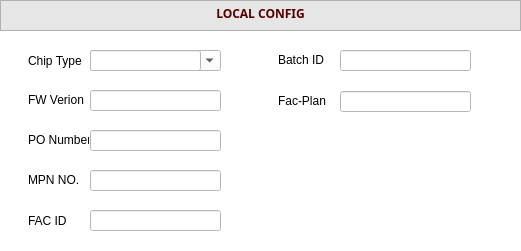
       <widget class="QWidget" name="wgLocalConfig" native="true">
        <property name="enabled">
         <bool>true</bool>
        </property>
        <property name="geometry">
         <rect>
          <x>20</x>
          <y>17</y>
          <width>521</width>
          <height>251</height>
         </rect>
        </property>
        <property name="autoFillBackground">
         <bool>false</bool>
        </property>
        <property name="styleSheet">
         <string notr="true">background-color: rgb(255, 255, 255);
border-color: rgb(0, 0, 0);</string>
        </property>
        <widget class="QLabel" name="label_23">
         <property name="geometry">
          <rect>
           <x>28</x>
           <y>160</y>
           <width>61</width>
           <height>39</height>
          </rect>
         </property>
         <property name="sizePolicy">
          <sizepolicy hsizetype="Fixed" vsizetype="Preferred">
           <horstretch>0</horstretch>
           <verstretch>0</verstretch>
          </sizepolicy>
         </property>
         <property name="text">
          <string>MPN NO.</string>
         </property>
        </widget>
        <widget class="QLineEdit" name="leMPNNo">
         <property name="geometry">
          <rect>
           <x>90</x>
           <y>170</y>
           <width>131</width>
           <height>21</height>
          </rect>
         </property>
         <property name="text">
          <string/>
         </property>
         <property name="maxLength">
          <number>10</number>
         </property>
        </widget>
        <widget class="QLabel" name="label_25">
         <property name="geometry">
          <rect>
           <x>28</x>
           <y>201</y>
           <width>61</width>
           <height>39</height>
          </rect>
         </property>
         <property name="sizePolicy">
          <sizepolicy hsizetype="Fixed" vsizetype="Preferred">
           <horstretch>0</horstretch>
           <verstretch>0</verstretch>
          </sizepolicy>
         </property>
         <property name="text">
          <string>FAC ID</string>
         </property>
        </widget>
        <widget class="QLabel" name="label_20">
         <property name="geometry">
          <rect>
           <x>28</x>
           <y>41</y>
           <width>61</width>
           <height>39</height>
          </rect>
         </property>
         <property name="sizePolicy">
          <sizepolicy hsizetype="Fixed" vsizetype="Preferred">
           <horstretch>0</horstretch>
           <verstretch>0</verstretch>
          </sizepolicy>
         </property>
         <property name="text">
          <string>Chip Type</string>
         </property>
        </widget>
        <widget class="QLabel" name="label_22">
         <property name="geometry">
          <rect>
           <x>28</x>
           <y>120</y>
           <width>61</width>
           <height>39</height>
          </rect>
         </property>
         <property name="sizePolicy">
          <sizepolicy hsizetype="Fixed" vsizetype="Preferred">
           <horstretch>0</horstretch>
           <verstretch>0</verstretch>
          </sizepolicy>
         </property>
         <property name="text">
          <string>PO Number</string>
         </property>
        </widget>
        <widget class="QLineEdit" name="leFWVer">
         <property name="geometry">
          <rect>
           <x>90</x>
           <y>90</y>
           <width>131</width>
           <height>21</height>
          </rect>
         </property>
         <property name="maxLength">
          <number>10</number>
         </property>
        </widget>
        <widget class="QLineEdit" name="leFacPlan">
         <property name="geometry">
          <rect>
           <x>340</x>
           <y>91</y>
           <width>131</width>
           <height>21</height>
          </rect>
         </property>
         <property name="text">
          <string/>
         </property>
         <property name="maxLength">
          <number>10</number>
         </property>
        </widget>
        <widget class="QLabel" name="label_26">
         <property name="geometry">
          <rect>
           <x>278</x>
           <y>81</y>
           <width>61</width>
           <height>39</height>
          </rect>
         </property>
         <property name="sizePolicy">
          <sizepolicy hsizetype="Fixed" vsizetype="Preferred">
           <horstretch>0</horstretch>
           <verstretch>0</verstretch>
          </sizepolicy>
         </property>
         <property name="text">
          <string>Fac-Plan</string>
         </property>
        </widget>
        <widget class="QLineEdit" name="leBatchId">
         <property name="geometry">
          <rect>
           <x>340</x>
           <y>50</y>
           <width>131</width>
           <height>21</height>
          </rect>
         </property>
         <property name="maxLength">
          <number>10</number>
         </property>
        </widget>
        <widget class="QLineEdit" name="leFacId">
         <property name="geometry">
          <rect>
           <x>90</x>
           <y>210</y>
           <width>131</width>
           <height>21</height>
          </rect>
         </property>
         <property name="maxLength">
          <number>10</number>
         </property>
        </widget>
        <widget class="QLabel" name="label_27">
         <property name="geometry">
          <rect>
           <x>278</x>
           <y>40</y>
           <width>61</width>
           <height>39</height>
          </rect>
         </property>
         <property name="sizePolicy">
          <sizepolicy hsizetype="Fixed" vsizetype="Preferred">
           <horstretch>0</horstretch>
           <verstretch>0</verstretch>
          </sizepolicy>
         </property>
         <property name="text">
          <string>Batch ID</string>
         </property>
        </widget>
        <widget class="QComboBox" name="cbChipType">
         <property name="geometry">
          <rect>
           <x>90</x>
           <y>50</y>
           <width>131</width>
           <height>21</height>
          </rect>
         </property>
         <item>
          <property name="text">
           <string>WROOM-02</string>
          </property>
         </item>
         <item>
          <property name="text">
           <string>WROOM-32</string>
          </property>
         </item>
         <item>
          <property name="text">
           <string>WROVER</string>
          </property>
         </item>
         <item>
          <property name="text">
           <string>other</string>
          </property>
         </item>
        </widget>
        <widget class="QLineEdit" name="leChipType">
         <property name="geometry">
          <rect>
           <x>90</x>
           <y>50</y>
           <width>111</width>
           <height>21</height>
          </rect>
         </property>
         <property name="maxLength">
          <number>10</number>
         </property>
        </widget>
        <widget class="QLabel" name="label_21">
         <property name="geometry">
          <rect>
           <x>28</x>
           <y>80</y>
           <width>61</width>
           <height>39</height>
          </rect>
         </property>
         <property name="sizePolicy">
          <sizepolicy hsizetype="Fixed" vsizetype="Preferred">
           <horstretch>0</horstretch>
           <verstretch>0</verstretch>
          </sizepolicy>
         </property>
         <property name="text">
          <string>FW Verion</string>
         </property>
        </widget>
        <widget class="QLineEdit" name="lePoNo">
         <property name="geometry">
          <rect>
           <x>90</x>
           <y>130</y>
           <width>131</width>
           <height>21</height>
          </rect>
         </property>
         <property name="text">
          <string/>
         </property>
         <property name="maxLength">
          <number>10</number>
         </property>
        </widget>
        <widget class="QTextBrowser" name="textBrowser_30">
         <property name="enabled">
          <bool>true</bool>
         </property>
         <property name="geometry">
          <rect>
           <x>0</x>
           <y>0</y>
           <width>521</width>
           <height>31</height>
          </rect>
         </property>
         <property name="font">
          <font>
           <family>Arial Black</family>
           <weight>75</weight>
           <bold>true</bold>
          </font>
         </property>
         <property name="styleSheet">
          <string notr="true">background-color: rgb(230, 230, 230);
color: rgb(85, 0, 0);</string>
         </property>
         <property name="html">
          <string>&lt;!DOCTYPE HTML PUBLIC &quot;-//W3C//DTD HTML 4.0//EN&quot; &quot;http://www.w3.org/TR/REC-html40/strict.dtd&quot;&gt;
&lt;html&gt;&lt;head&gt;&lt;meta name=&quot;qrichtext&quot; content=&quot;1&quot; /&gt;&lt;style type=&quot;text/css&quot;&gt;
p, li { white-space: pre-wrap; }
&lt;/style&gt;&lt;/head&gt;&lt;body style=&quot; font-family:'Arial Black'; font-size:9pt; font-weight:600; font-style:normal;&quot;&gt;
&lt;p align=&quot;center&quot; style=&quot; margin-top:0px; margin-bottom:0px; margin-left:0px; margin-right:0px; -qt-block-indent:0; text-indent:0px;&quot;&gt;LOCAL CONFIG&lt;/p&gt;&lt;/body&gt;&lt;/html&gt;</string>
         </property>
        </widget>
        <zorder>label_23</zorder>
        <zorder>leMPNNo</zorder>
        <zorder>label_25</zorder>
        <zorder>label_20</zorder>
        <zorder>label_22</zorder>
        <zorder>leFacPlan</zorder>
        <zorder>label_26</zorder>
        <zorder>leBatchId</zorder>
        <zorder>leFacId</zorder>
        <zorder>label_27</zorder>
        <zorder>cbChipType</zorder>
        <zorder>label_21</zorder>
        <zorder>lePoNo</zorder>
        <zorder>leChipType</zorder>
        <zorder>leFWVer</zorder>
        <zorder>textBrowser_30</zorder>
       </widget>
